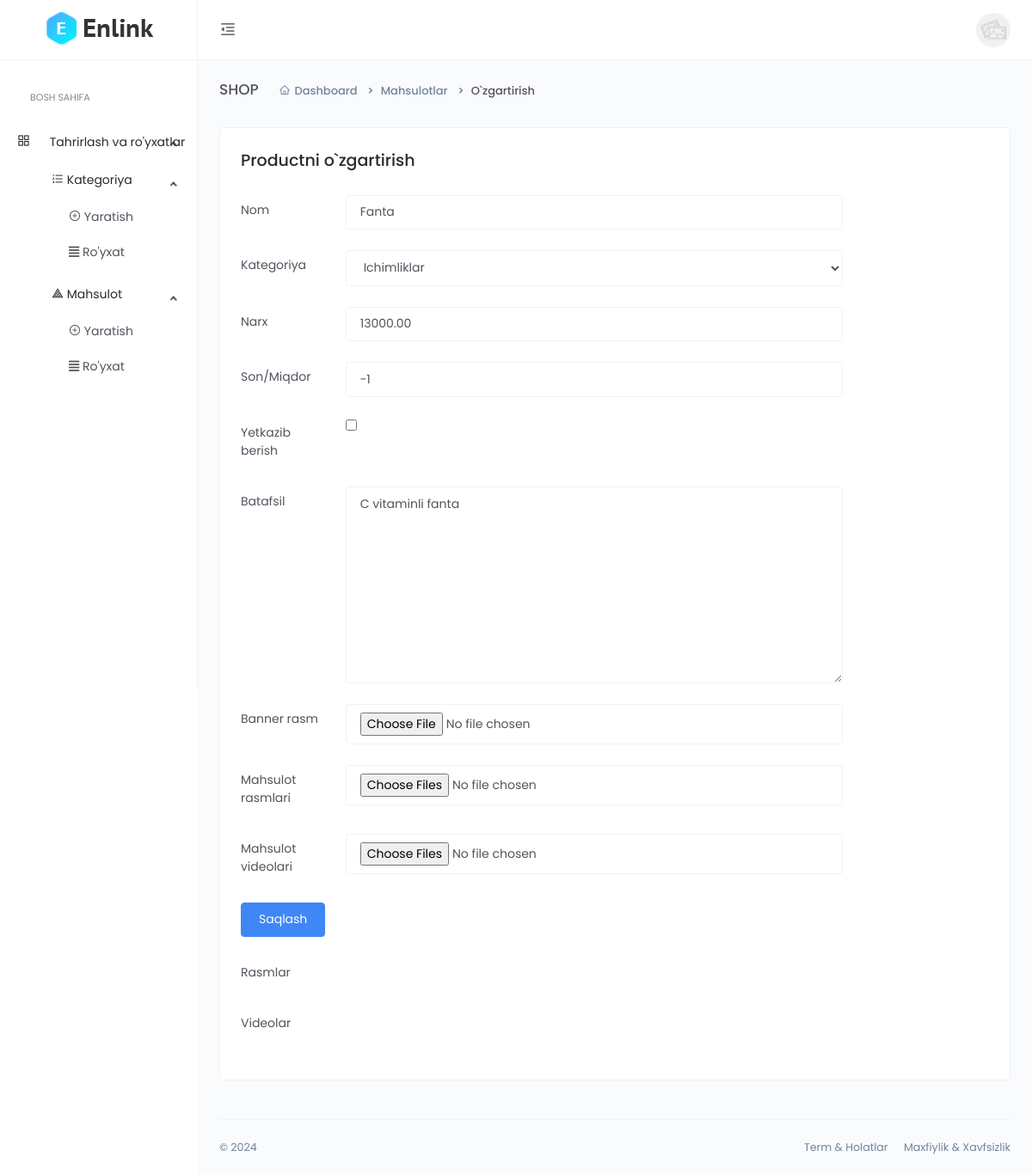
The page /dashboard/product-update/rbC8vwz7cILWpNs/ (signed in) on the database its author committed.
### main/models.py (models this page shows, shortened)
class CodeGenerate(models.Model):
    code = models.CharField(max_length=255, blank=True,unique=True)
    class Meta:
        abstract = True

class Product(CodeGenerate):
    category = models.ForeignKey(Category, on_delete=models.CASCADE)
    name = models.CharField(max_length=255)
    body = models.TextField()
    price = models.DecimalField(decimal_places=2, max_digits=10)
    discount_price = models.DecimalField(decimal_places=2, max_digits=10,
                                         blank=True, null=True)
    banner_img = models.ImageField(upload_to='banner-img/')
    quantity = models.IntegerField()
    delivery = models.BooleanField(default=False)

### main/funcs.py (the view)
    def wrapper(request, *args, **kwargs):
        if request.user.is_staff:
            result=func(request, *args, **kwargs)
        else:
            return redirect('front:index')
        return result

### main/dashboard/views.py (called while the page is built, shortened)
@staff_required
def product_update(request, code):
    images = models.ProductImg.objects.filter(product__code=code)
    videos = models.ProductVideo.objects.filter(product__code=code)
    categories = models.Category.objects.all()
    product = models.Product.objects.get(code=code)
    if request.FILES.getlist('product_img'):
        for img in request.FILES.getlist('product_img'):
            models.ProductImg.objects.create(
                product = product,
                img = img
        )
    context = {
          'images':images,
          'videos':videos,
          'categories':categories,
          'product':product
    }
    return render(request,'dashboard/product/update.html',context=context)

### main/funcs.py (called while the page is built)
def staff_required(func):
    def wrapper(request, *args, **kwargs):
        if request.user.is_staff:
            result=func(request, *args, **kwargs)
        else:
            return redirect('front:index')
        return result
    return wrapper

### templates/dashboard/product/update.html (shortened to what this page needs)
{% extends 'dashboard/base.html' %}
{% block content %}
    <div class="main-content">
        <div class="page-header">
            <h2 class="header-title">SHOP</h2>
            <div class="header-sub-title">
                <nav class="breadcrumb breadcrumb-dash">
                    <a href="#" class="breadcrumb-item"><i class="anticon anticon-home m-r-5"></i>Dashboard</a>
                    <a class="breadcrumb-item" href="#">Mahsulotlar</a>
                    <span class="breadcrumb-item active">O`zgartirish</span>
                </nav>
            </div>
        </div>
        <div class="card">
            <div class="card-body">
                <h4>Productni o`zgartirish</h4>
                <div class="m-t-25" style="max-width: 700px">
                    <form method="post" enctype="multipart/form-data">{% csrf_token %}
                        <div class="form-group row">
                            <label for="inputPassword3" class="col-sm-2 col-form-label">Nom</label>
                            <div class="col-sm-10">
                                <input type="text" class="form-control" id="inputPassword3" value="{{product.name}}" name="name" >
                            </div>
                        </div>
                        <div class="form-group row">
                            <label for="inputPassword3" class="col-sm-2 col-form-label">Kategoriya</label>
                            <div class="col-sm-10">
                                <select name="category_id" class="form-control">
                                    {% for c in categories %}
                                        {% if c == product.category %}
                                        <option value="{{c.code}}" selected>{{c.name}}</option>
                                        {% else %}
                                        <option value="{{c.code}}">{{c.name}}</option>
                                        {% endif %}
                                    {% endfor %}
                                </select>
                            </div>
                        </div>
                        <div class="form-group row">
                            <label for="inputPassword3" class="col-sm-2 col-form-label">Narx</label>
                            <div class="col-sm-10">
                                <input type="number" class="form-control" id="inputPassword3" value="{{product.price}}" name="price">
                            </div>
                        </div>
                        <div class="form-group row">
                            <label for="inputPassword3" class="col-sm-2 col-form-label">Son/Miqdor</label>
                            <div class="col-sm-10">
                                <input type="number" class="form-control" id="inputPassword3" value="{{product.quantity}}" name="quantity">
                            </div>
                        </div>
                        <div class="form-group row">
                            <label for="inputPassword3" class="col-sm-2 col-form-label">Yetkazib berish</label>
                            <div class="col-sm-10">
                                <input type="checkbox" id="inputPassword3" placeholder="..." name="delivery" {% if product.delivery %} checked {% endif %}>
                            </div>
                        </div>
                        <div class="form-group row">
                            <label for="inputPassword3" class="col-sm-2 col-form-label">Batafsil</label>
                            <div class="col-sm-10">
                                <textarea name="body" class="form-control" cols="30" rows="10">{{product.body}}</textarea>
                            </div>
                        </div>
                        <div class="form-group row">
                            <label for="inputPassword3" class="col-sm-2 col-form-label">Banner rasm</label>
                            <div class="col-sm-10">
                                <input type="file" class="form-control" id="inputPassword3" name="banner_img">
                            </div>
                        </div>
                        <div class="form-group row">
                            <label for="inputPassword3" class="col-sm-2 col-form-label">Mahsulot rasmlari</label>
                            <div class="col-sm-10">
                                <input type="file" class="form-control" id="inputPassword3" name="product_img" multiple>
                            </div>
                        </div>
                        <div class="form-group row">
                            <label for="inputPassword3" class="col-sm-2 col-form-label">Mahsulot videolari</label>
                            <div class="col-sm-10">
                                <input type="file" class="form-control" id="inputPassword3" name="product_video" multiple>
                            </div>
                        </div>
                        <div class="form-group row">
                            <div class="col-sm-10">
                                <button type="submit" class="btn btn-primary">Saqlash</button>
                            </div>
                        </div>
                    </form>
                    <div class="form-group row">
                        <div class="col-sm-2 col-form-label">Rasmlar</div>
                    </div>
                    <div class="form-group row">
                        <div class="col-sm-2 col-form-label">Videolar</div>
                    </div>
                </div>
            </div>
        </div>
    </div>
{% endblock %}

### rows shown on the page
Product: name "Fanta", price "13000.00", quantity "-1", body "C vitaminli fanta"

### other values the page prints
form field category_id "Ichimliklar"
